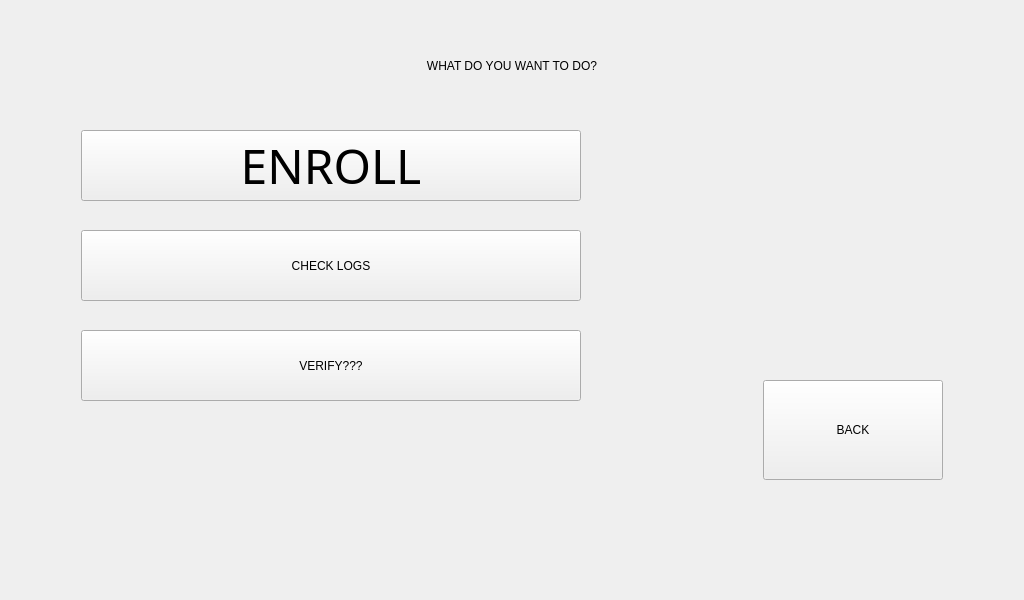
<?xml version="1.0" encoding="UTF-8"?>
<ui version="4.0">
 <class>AccesGranted</class>
 <widget class="QWidget" name="AccesGranted">
  <property name="geometry">
   <rect>
    <x>0</x>
    <y>0</y>
    <width>1024</width>
    <height>600</height>
   </rect>
  </property>
  <property name="windowTitle">
   <string>Form</string>
  </property>
  <widget class="QLabel" name="label_set">
   <property name="geometry">
    <rect>
     <x>195</x>
     <y>30</y>
     <width>634</width>
     <height>71</height>
    </rect>
   </property>
   <property name="styleSheet">
    <string notr="true">	border-style: solid;
	border-color: rgb(146, 150, 150);
	border-width: 3px;
	border-radius: 16px;
	color: rgb(146, 150, 150);
	font: 300 36pt &quot;Calibri Light&quot;;
	background-image (&quot;C:\Users\mjszo\Desktop\1\graphic\blang.png&quot;)
   </string>
   </property>
   <property name="text">
    <string>WHAT DO YOU WANT TO DO?</string>
   </property>
   <property name="alignment">
    <set>Qt::AlignCenter</set>
   </property>
  </widget>
  <widget class="QPushButton" name="button_set1">
   <property name="geometry">
    <rect>
     <x>81</x>
     <y>130</y>
     <width>500</width>
     <height>71</height>
    </rect>
   </property>
   <property name="font">
    <font>
     <family>Calibri Light</family>
     <pointsize>36</pointsize>
     <italic>false</italic>
     <bold>false</bold>
    </font>
   </property>
   <property name="styleSheet">
    <string notr="true">	border-style: solid;
	border-width: 3px;
	border-radius: 16px;
	color: rgb(146, 150, 150);
	font: 300 36pt &quot;Calibri Light&quot;;
	background-image (&quot;C:\Users\mjszo\Desktop\1\graphic\blang.png&quot;)</string>
   </property>
   <property name="text">
    <string>ENROLL</string>
   </property>
  </widget>
  <widget class="QPushButton" name="button_set3">
   <property name="geometry">
    <rect>
     <x>81</x>
     <y>330</y>
     <width>500</width>
     <height>71</height>
    </rect>
   </property>
   <property name="styleSheet">
    <string notr="true">	border-style: solid;
	border-width: 3px;
	border-radius: 16px;
	color: rgb(146, 150, 150);
	font: 300 36pt &quot;Calibri Light&quot;;
	background-image (&quot;C:\Users\mjszo\Desktop\1\graphic\blang.png&quot;)</string>
   </property>
   <property name="text">
    <string>VERIFY???</string>
   </property>
  </widget>
  <widget class="QPushButton" name="button_set2">
   <property name="geometry">
    <rect>
     <x>81</x>
     <y>230</y>
     <width>500</width>
     <height>71</height>
    </rect>
   </property>
   <property name="styleSheet">
    <string notr="true">	border-style: solid;
	border-width: 3px;
	border-radius: 16px;
	color: rgb(146, 150, 150);
	font: 300 36pt &quot;Calibri Light&quot;;
	background-image (&quot;C:\Users\mjszo\Desktop\1\graphic\blang.png&quot;)</string>
   </property>
   <property name="text">
    <string>CHECK LOGS</string>
   </property>
  </widget>
  <widget class="QPushButton" name="button_setBack">
   <property name="geometry">
    <rect>
     <x>763</x>
     <y>380</y>
     <width>180</width>
     <height>100</height>
    </rect>
   </property>
   <property name="styleSheet">
    <string notr="true">	border-style: solid;
	border-width: 3px;
	border-radius: 16px;
	color: rgb(146, 150, 150);
	font: 300 24pt &quot;Calibri Light&quot;;
	background-image (&quot;C:\Users\mjszo\Desktop\1\graphic\blang.png&quot;)</string>
   </property>
   <property name="text">
    <string>BACK</string>
   </property>
  </widget>
  <widget class="QLabel" name="background_key">
   <property name="geometry">
    <rect>
     <x>0</x>
     <y>0</y>
     <width>1024</width>
     <height>600</height>
    </rect>
   </property>
   <property name="text">
    <string/>
   </property>
   <property name="pixmap">
    <pixmap>graphic/emoto2.png</pixmap>
   </property>
  </widget>
  <zorder>background_key</zorder>
  <zorder>label_set</zorder>
  <zorder>button_set2</zorder>
  <zorder>button_setBack</zorder>
  <zorder>button_set1</zorder>
  <zorder>button_set3</zorder>
 </widget>
 <resources/>
 <connections/>
</ui>
